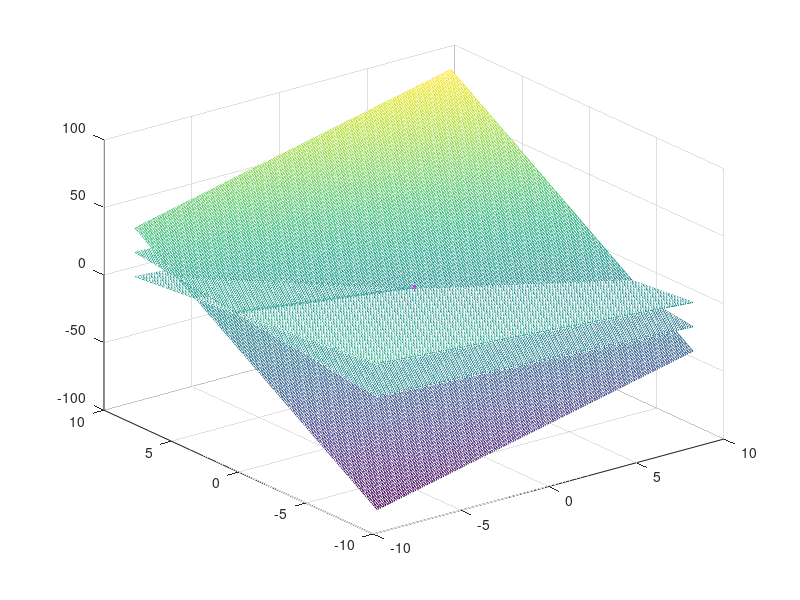

Here is the MATLAB script that generated this plot:
clc;clear all; close all
A=[1 2 -1;2 -4 3;3 7 -1];
B=[0;0;0];
Solucion=inv(A)*B
%Determinante
DET=det(A)
M=[A,B]
%Cero en M (2,1)
%Pivote M(1,1)
M(2,:)=M(1,1)*M(2,:)-M(2,1)*M(1,:)
%Cero en M (3,1)
%Pivote M(1,1)
M(3,:)=M(1,1)*M(3,:)-M(3,1)*M(1,:)
%Cero en M(3,2)
%Pivote en (2,2)
M(3,:)=M(2,2)*M(3,:)-M(3,2)*M(2,:)
%Sustitucion 
z=M(3,4)/M(3,3)
y=(M(2,4)-M(2,3)*z)/M(2,2)
x=(M(1,4)-M(1,2)*y-M(1,3)*z)/M(1,1)
%Grafico 3D
xx=-9:0.1:9;
yy=-9:0.1:9;
[X,Y]=meshgrid(xx,yy);
z1=-X-Y;
z2=(-2*X+4*Y)/3;
z3=3*X+7*Y;
mesh(X,Y,z1)
hold on
mesh(X,Y,z2)
mesh(X,Y,z3)
plot3(x,y,z,"m^")
fprintf('x=%g \n y=%g \n z=%g',x,y,z)
